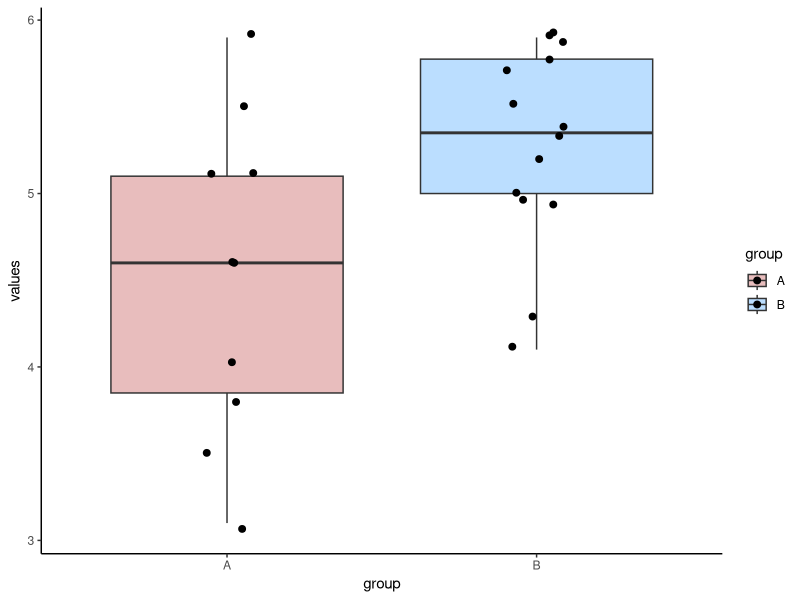
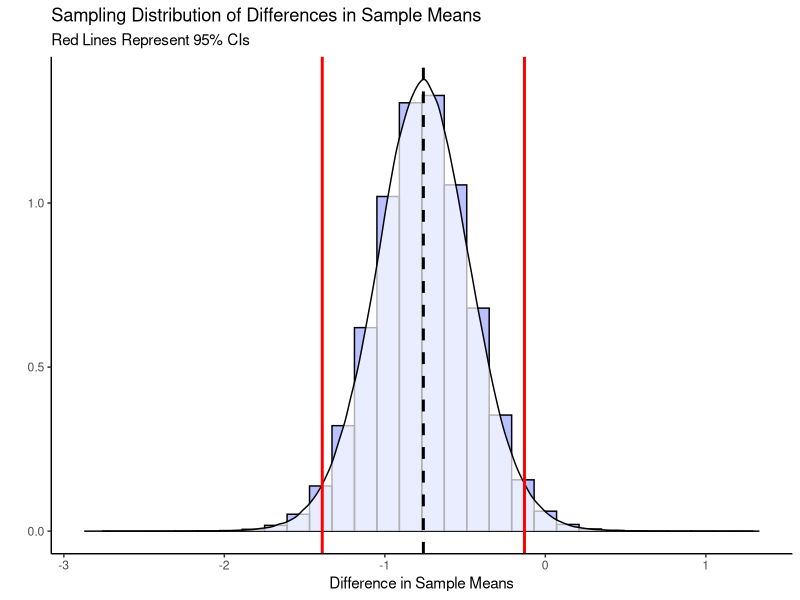
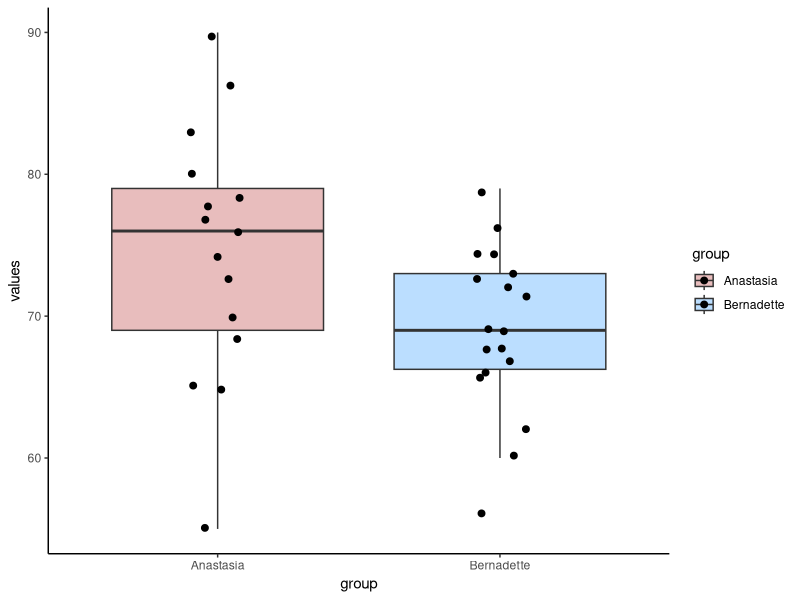
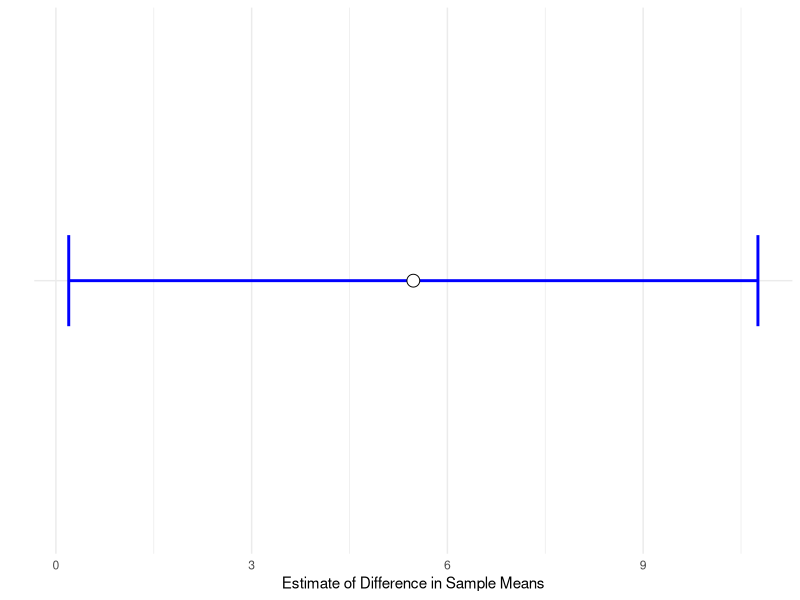

Generate these figures, in order, with R:
#### Confidence Interval for Difference in Means


## This tutorial is a bit more theory..


library(tidyverse) # just for plotting


## An example:

# A researcher compares the reaction times of two groups on a motor test.
# individuals are different in each group
# groupA took some stimulant,  groupB is the control group

groupA <- c(5.5, 5.1, 3.5, 5.1, 4.6, 4.6, 5.9, 4.0, 3.1, 3.8)
mean(groupA)     # 4.52
sd(groupA)       # 0.91
nA<-length(groupA)   # 10
nA

groupB <- c(5.7, 5.3, 5.9, 5.0, 5.0, 4.3, 4.1, 5.9, 5.9, 5.8, 5.4, 5.2, 4.9, 5.5)
mean(groupB)     # 5.28
sd(groupB)       # 0.58
nB <- length(groupB)   # 14
nB


# plot the data:
d <- data.frame(values = c(groupA, groupB),
                group = c(rep("A",10), rep("B", 14))
)

d

ggplot(d, aes(x = group, y = values, fill = group)) +
  geom_boxplot(alpha=.3) +
  geom_jitter(width=.1, size=2) +
  theme_classic() +
  scale_fill_manual(values = c("firebrick", "dodgerblue"))




# what's the difference in means?

mean(groupA)  - mean(groupB)   # -0.76

# group B is slower by 0.76 seconds on average.


## But how meaningful is this difference?





## We can imagine that this observed difference in sample means came from a 
# sampling distribution of the difference in sample means
# our observed value was just one possible sample.

# that sampling distribution is has a mean, and a standard deviation

# if we assume that our observed value of the difference in means 
# is the mean of that sampling distribution
# then we can create a 95% confidence interval around it.


# CI =  sample_dif +/-  t * SEDM 




# If we assume equal variances between the population of group A and B, we can calculate the
# standard deviation of this sampling distribution.


# it's equal to:
# the pooled estimate of the common standard devation * sqrt(1/n1 + 1/n2)

sd(groupA)  #0.91

sd(groupB)  #0.58


# the formula for the pooled estimate of the common standard deviation is long-winded:
# we discuss it in more detail in another video

# from first principles, calculating deviations from each group mean
difA2 <- (groupA - mean(groupA))^2
difB2 <- (groupB - mean(groupB))^2
sumsq <- sum(difA2) + sum(difB2)
n <- nA + nB #24
sd.pool <- sqrt(sumsq/(n-2))

sd.pool # 0.73  this is the estimated pooled s.d.

sedm <-  sd.pool * sqrt( (1/nA) + (1/nB))

sedm



## So now we have the mean and the sd of our sampling distribution of difference in sample means.


# For CIs, we assume the mean to be our estimate of the mean differences:

mean(groupA)  - mean(groupB)  #-0.76


# Because our sampling distribution approximates to a t-distribution of d.f. n-2
# we calculate the value of 't' which leaves 2.5% in the tails.

tval <- qt(.975, df = n-2)
tval


-0.76 +  (tval*sedm)  # upper bound = -0.13
-0.76 -  (tval*sedm)  # lower bound = -1.39


t.test(groupA, groupB, var.equal = T)  # this is the t-test function




### Visualizing this:

# Don't worry about the gross loooking code... just using it to make the plot:

m <- -0.76 # mean
v <- sedm^2 # variance, sedm squared
df <- 22
vals <- rt(n=500000, df=df)*sqrt(v * (df-2)/df) + m
df1 <- data.frame(val = vals)


ggplot(df1, aes(x=val)) +
  geom_histogram(aes(y = ..density..), color='black', fill='#1930FF', alpha=.3)+
  theme_classic()+
  geom_density(alpha = 0.7, fill = "white") + 
  geom_vline(xintercept = -0.13, lwd=1, color="red") + 
  geom_vline(xintercept = -1.39, lwd=1, color="red") + 
  geom_vline(xintercept = -0.76, lwd=1,lty=2, color='black')+
  xlab("Difference in Sample Means") +
  ylab("") +
  ggtitle("Sampling Distribution of Differences in Sample Means",
          subtitle = "Red Lines Represent 95% CIs")










###########


### Example 2:  Harpo Data...

anastasia <- c(65, 74, 73, 83, 76, 65, 86, 70, 80, 55, 78, 78, 90, 77, 68)
bernadette <- c(72, 66, 71, 66, 76, 69, 79, 73, 62, 69, 68, 60, 73, 68, 67, 74, 56, 74)


mean(anastasia)            # 74.5
sd(anastasia)              # 9.0
nA<-length(anastasia)      # 15
nA

mean(bernadette)           # 69.1
sd(bernadette)             # 5.8
nB <- length(bernadette)   # 18
nB


# plot the data:
dd <- data.frame(values = c(anastasia, bernadette),
                group = c(rep("Anastasia",15), rep("Bernadette", 18))
)

dd

ggplot(dd, aes(x = group, y = values, fill = group)) +
  geom_boxplot(alpha=.3, outlier.shape = NA) +
  geom_jitter(width=.1, size=2) +
  theme_classic() +
  scale_fill_manual(values = c("firebrick", "dodgerblue"))


## assume mean of sampling distribution is

meandif <- mean(anastasia)  - mean(bernadette)   # 5.48
meandif # this is our observed difference in sample means



meandif  # we assume that this is the mean of the sampling distribution


## to get standard deviation of this sampling distribution:

# 1. get pooled standard variation:
# this is in the way of calculating average squared deviations.

difA2 <- (anastasia - mean(anastasia))^2
difB2 <- (bernadette - mean(bernadette))^2
sumsq <- sum(difA2) + sum(difB2)
n <- nA + nB #33
sd.pool <- sqrt(sumsq/(n-2))
sd.pool  #7.41

# 2. the standard deviation is equal to the pooled standard devation * sqrt(1/n1 + 1/n2)

sedm <-  sd.pool * sqrt( (1/nA) + (1/nB))

sedm  # 2.59   # our standard deviation of the sampling dist.


# now we get our value of t for df n-2 that leaves 2.5% in each tail:
tval <- qt(.975, df = nA + nB -2)
tval  #2.04

meandif

meandif +  (tval*sedm) # 10.76
meandif -  (tval*sedm) # 0.20

t.test(anastasia, bernadette, var.equal = T)


## plotting confidence intervals

dci <- data.frame(group = "", 
                  mean = meandif, 
                  lower = meandif -  (tval*sedm), 
                  upper = meandif +  (tval*sedm)
)

dci

ggplot(dci, aes(x=group, y=mean, ymax=upper, ymin=lower)) +
  geom_errorbar(width=0.2, size=1, color="blue") +
  geom_point(size=4, shape=21, fill="white") +
  theme_minimal() +
  coord_flip() +
  xlab("") +
  ylab("Estimate of Difference in Sample Means")
  
   
